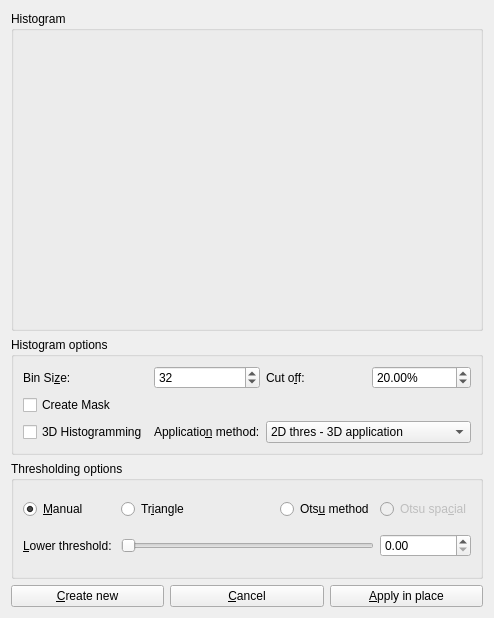
<?xml version="1.0" encoding="UTF-8"?>
<ui version="4.0">
 <class>ThresholdMan</class>
 <widget class="QWidget" name="ThresholdMan">
  <property name="geometry">
   <rect>
    <x>0</x>
    <y>0</y>
    <width>494</width>
    <height>618</height>
   </rect>
  </property>
  <property name="windowTitle">
   <string>Form</string>
  </property>
  <layout class="QGridLayout" name="gridLayout_2">
   <item row="3" column="0">
    <widget class="QPushButton" name="pushOK">
     <property name="text">
      <string>&amp;Create new</string>
     </property>
     <property name="checkable">
      <bool>false</bool>
     </property>
     <property name="checked">
      <bool>false</bool>
     </property>
    </widget>
   </item>
   <item row="3" column="2">
    <widget class="QPushButton" name="pushApply">
     <property name="text">
      <string>&amp;Apply in place</string>
     </property>
    </widget>
   </item>
   <item row="2" column="0" colspan="3">
    <widget class="QGroupBox" name="groupBox_2">
     <property name="title">
      <string>Thresholding options</string>
     </property>
     <layout class="QGridLayout" name="gridLayout_5">
      <item row="0" column="4">
       <widget class="QRadioButton" name="radioOtsuSPThres">
        <property name="enabled">
         <bool>false</bool>
        </property>
        <property name="text">
         <string>Otsu spa&amp;cial</string>
        </property>
       </widget>
      </item>
      <item row="1" column="0">
       <widget class="QLabel" name="label">
        <property name="text">
         <string>&amp;Lower threshold: </string>
        </property>
        <property name="buddy">
         <cstring>horizontalSlider</cstring>
        </property>
       </widget>
      </item>
      <item row="0" column="3">
       <widget class="QRadioButton" name="radioOtsuThres">
        <property name="text">
         <string>Ots&amp;u method</string>
        </property>
       </widget>
      </item>
      <item row="0" column="1" colspan="2">
       <widget class="QRadioButton" name="radioTriangleThres">
        <property name="text">
         <string>Tr&amp;iangle</string>
        </property>
       </widget>
      </item>
      <item row="1" column="1" colspan="3">
       <widget class="QSlider" name="horizontalSlider">
        <property name="orientation">
         <enum>Qt::Horizontal</enum>
        </property>
       </widget>
      </item>
      <item row="0" column="0">
       <widget class="QRadioButton" name="radioManualThres">
        <property name="text">
         <string>&amp;Manual </string>
        </property>
        <property name="checked">
         <bool>true</bool>
        </property>
       </widget>
      </item>
      <item row="1" column="4">
       <widget class="QDoubleSpinBox" name="doubleSpinBox"/>
      </item>
     </layout>
    </widget>
   </item>
   <item row="3" column="1">
    <widget class="QPushButton" name="pushCancel">
     <property name="text">
      <string>&amp;Cancel</string>
     </property>
    </widget>
   </item>
   <item row="0" column="0" colspan="3">
    <widget class="QGroupBox" name="groupBox">
     <property name="sizePolicy">
      <sizepolicy hsizetype="Preferred" vsizetype="Fixed">
       <horstretch>0</horstretch>
       <verstretch>0</verstretch>
      </sizepolicy>
     </property>
     <property name="minimumSize">
      <size>
       <width>0</width>
       <height>320</height>
      </size>
     </property>
     <property name="maximumSize">
      <size>
       <width>16777215</width>
       <height>320</height>
      </size>
     </property>
     <property name="title">
      <string>Histogram</string>
     </property>
     <layout class="QGridLayout" name="gridLayout_4"/>
    </widget>
   </item>
   <item row="1" column="0" colspan="3">
    <widget class="QGroupBox" name="groupBox_3">
     <property name="title">
      <string>Histogram options</string>
     </property>
     <layout class="QGridLayout" name="gridLayout_3">
      <item row="0" column="2">
       <widget class="QLabel" name="label_3">
        <property name="text">
         <string>Cut o&amp;ff: </string>
        </property>
        <property name="buddy">
         <cstring>doubleSpinBox_2</cstring>
        </property>
       </widget>
      </item>
      <item row="2" column="2" colspan="2">
       <widget class="QComboBox" name="appMethod">
        <item>
         <property name="text">
          <string extracomment="Apply current threshold on complete dataset">2D thres - 3D application</string>
         </property>
        </item>
        <item>
         <property name="text">
          <string extracomment="Apply threshold on current slide only. ">2D thres - 2D appl (one)</string>
         </property>
        </item>
        <item>
         <property name="text">
          <string>2D thres - 2D appl (recr)</string>
         </property>
        </item>
        <item>
         <property name="text">
          <string extracomment="Apply current threshold to all slides">2D thres - 2D app (all)</string>
         </property>
        </item>
        <item>
         <property name="text">
          <string>3D thres</string>
         </property>
        </item>
       </widget>
      </item>
      <item row="0" column="1">
       <widget class="QSpinBox" name="spinBox">
        <property name="value">
         <number>32</number>
        </property>
       </widget>
      </item>
      <item row="0" column="0">
       <widget class="QLabel" name="label_2">
        <property name="text">
         <string>Bin Si&amp;ze:</string>
        </property>
        <property name="buddy">
         <cstring>spinBox</cstring>
        </property>
       </widget>
      </item>
      <item row="2" column="1">
       <widget class="QLabel" name="label_4">
        <property name="text">
         <string>Applicatio&amp;n method:</string>
        </property>
        <property name="buddy">
         <cstring>appMethod</cstring>
        </property>
       </widget>
      </item>
      <item row="0" column="3">
       <widget class="QDoubleSpinBox" name="doubleSpinBox_2">
        <property name="suffix">
         <string>%</string>
        </property>
        <property name="value">
         <double>20.000000000000000</double>
        </property>
       </widget>
      </item>
      <item row="1" column="0">
       <widget class="QCheckBox" name="chkMask">
        <property name="text">
         <string>Create Mask</string>
        </property>
       </widget>
      </item>
      <item row="2" column="0">
       <widget class="QCheckBox" name="chkGlobal">
        <property name="text">
         <string>3D Histogramming</string>
        </property>
       </widget>
      </item>
     </layout>
    </widget>
   </item>
  </layout>
  <action name="actionThresholdMethodChanged">
   <property name="text">
    <string>ThresholdMethodChanged</string>
   </property>
  </action>
 </widget>
 <resources/>
 <connections>
  <connection>
   <sender>radioManualThres</sender>
   <signal>clicked()</signal>
   <receiver>actionThresholdMethodChanged</receiver>
   <slot>trigger()</slot>
   <hints>
    <hint type="sourcelabel">
     <x>108</x>
     <y>617</y>
    </hint>
    <hint type="destinationlabel">
     <x>-1</x>
     <y>-1</y>
    </hint>
   </hints>
  </connection>
  <connection>
   <sender>radioTriangleThres</sender>
   <signal>clicked()</signal>
   <receiver>actionThresholdMethodChanged</receiver>
   <slot>trigger()</slot>
   <hints>
    <hint type="sourcelabel">
     <x>208</x>
     <y>617</y>
    </hint>
    <hint type="destinationlabel">
     <x>-1</x>
     <y>-1</y>
    </hint>
   </hints>
  </connection>
  <connection>
   <sender>radioOtsuThres</sender>
   <signal>clicked()</signal>
   <receiver>actionThresholdMethodChanged</receiver>
   <slot>trigger()</slot>
   <hints>
    <hint type="sourcelabel">
     <x>320</x>
     <y>617</y>
    </hint>
    <hint type="destinationlabel">
     <x>-1</x>
     <y>-1</y>
    </hint>
   </hints>
  </connection>
 </connections>
</ui>
